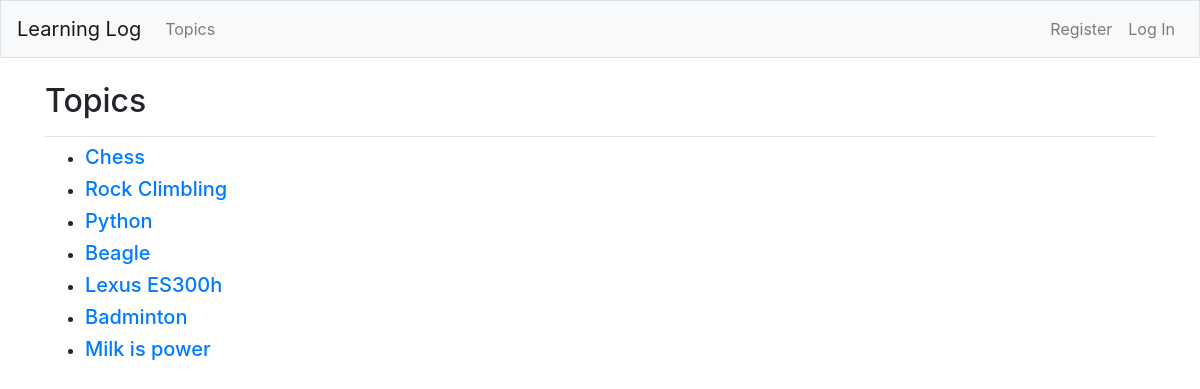
The page /topics/ on the database as committed earlier.
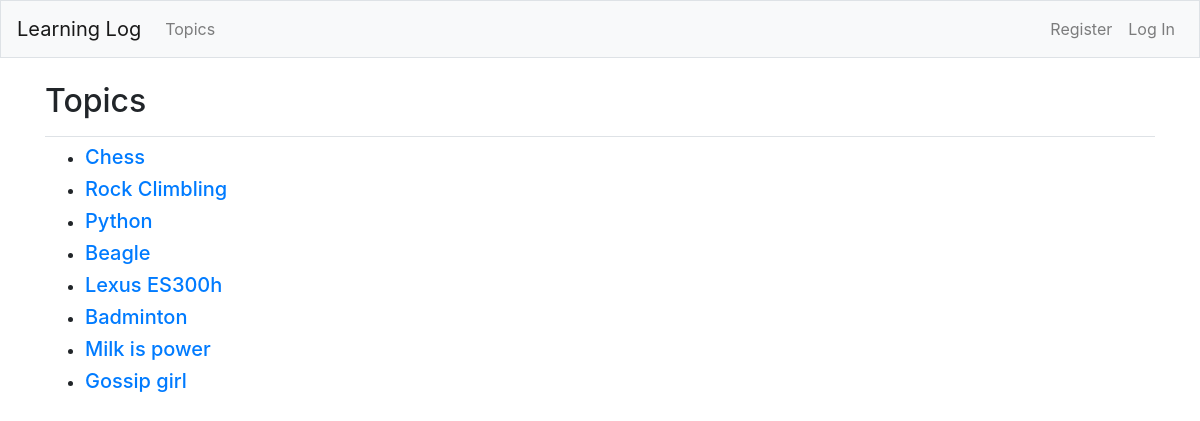
The same page on the database as committed later.
### learning_logs/models.py (models this page shows)
class Topic(models.Model):
    text=models.CharField(max_length=200)
    user=models.ForeignKey(User,on_delete=models.CASCADE)
    date_added=models.DateTimeField(auto_now_add=True)
    def __str__(self):
        return self.text

### learning_logs/views.py (the view)
# urls.py: path('topics/', views.topics, name='topics'),
def topics(request):
    topics = Topic.objects.all().order_by('date_added')
    context = {'topics': topics}
    return render(request=request, template_name='learning_logs/topics.html', context=context)

### learning_logs/templates/learning_logs/topics.html (shortened to what this page needs)
{% extends "learning_logs/base.html" %}
{% block page_header %}
<h2>Topics</h2>
{% endblock page_header %}
{% block content %}
<ul>
    {% for topic in topics %}
    <li><h5><a href="{% url 'learning_logs:topic' topic.id %}">{{topic}}</a></li></h5>
    {% empty %}
    <li><h5>No topic has been added yet!</h5></li>
    {% endfor %}
</ul>
{% endblock content %}

Rows that differ between the two databases and show on the page:
added Topic: text "Gossip girl"
